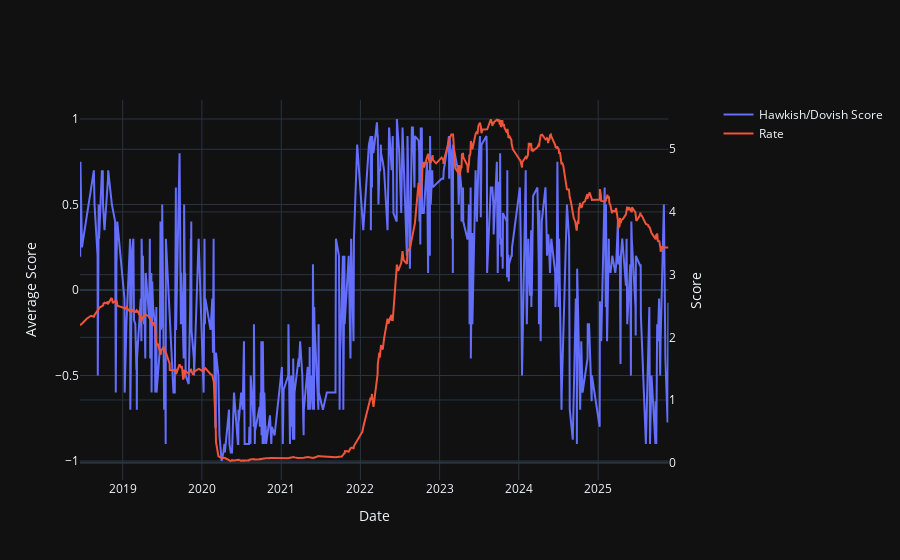

Here is the notebook cell this chart was saved with:
### Code cell
import plotly.graph_objects as go
from plotly.subplots import make_subplots

# Create figure with a secondary Y-axis
fig = make_subplots(specs=[[{"secondary_y": True}]])

# ---d- First trace (left Y-axis) ----
fig.add_trace(
    go.Scatter(
        x=list(average_curve.keys()),
        y=list(average_curve.values()),
        name="Hawkish/Dovish Score",
        #line=dict(color="blue")
    ),
    secondary_y=False
)

# ---- Second trace (right Y-axis) ----
fig.add_trace(
    go.Scatter(
        x=list(rate_dict.keys()),
        y=list(rate_dict.values()),
        name="Rate",
    ),
    secondary_y=True
)



# Add axis titles
fig.update_layout(
    xaxis_title="Date"
)

fig.update_yaxes(title_text="Average Score", secondary_y=False)
fig.update_yaxes(title_text="Score", secondary_y=True)

fig.show()

### Figure 1 — Plotly figure (JSON) as saved in the notebook; plotly's stock layout.template omitted (floating-point values rounded to 4 significant figures; data arrays with more than 128 entries replaced by an {"elided": "..."} marker saying what was removed)
{"data": [{"name": "Hawkish/Dovish Score", "x": {"elided": "471 str values"}, "y": {"elided": "471 float values"}, "type": "scatter", "xaxis": "x", "yaxis": "y"}, {"name": "Rate", "x": {"elided": "647 str values"}, "y": {"elided": "647 float values"}, "type": "scatter", "xaxis": "x", "yaxis": "y2"}], "layout": {"xaxis": {"anchor": "y", "domain": [0.0, 0.94], "title": {"text": "Date"}}, "yaxis": {"anchor": "x", "domain": [0.0, 1.0], "title": {"text": "Average Score"}}, "yaxis2": {"anchor": "x", "overlaying": "y", "side": "right", "title": {"text": "Score"}}}}
